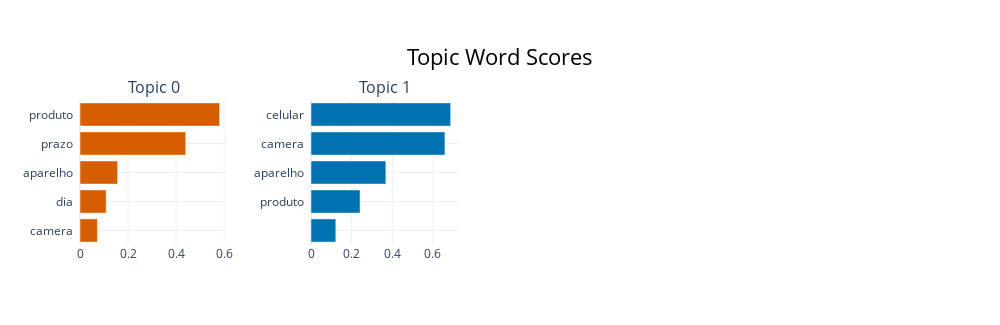

Here is the notebook cell this chart was saved with:
### Code cell
topic_model.visualize_barchart(top_n_topics=8)

### Figure 1 — Plotly figure (JSON) as saved in the notebook; plotly's stock layout.template omitted (floating-point values rounded to 4 significant figures)
{"data": [{"marker": {"color": "#D55E00"}, "orientation": "h", "type": "bar", "x": [0.07239, 0.1089, 0.1569, 0.4406, 0.5816], "xaxis": "x", "y": ["camera  ", "dia  ", "aparelho  ", "prazo  ", "produto  "], "yaxis": "y"}, {"marker": {"color": "#0072B2"}, "orientation": "h", "type": "bar", "x": [0.1221, 0.2416, 0.3686, 0.6594, 0.6875], "xaxis": "x2", "y": ["  ", "produto  ", "aparelho  ", "camera  ", "celular  "], "yaxis": "y2"}], "layout": {"annotations": [{"font": {"size": 16}, "showarrow": false, "text": "Topic 0", "x": 0.0875, "xanchor": "center", "xref": "paper", "y": 1, "yanchor": "bottom", "yref": "paper"}, {"font": {"size": 16}, "showarrow": false, "text": "Topic 1", "x": 0.3625, "xanchor": "center", "xref": "paper", "y": 1, "yanchor": "bottom", "yref": "paper"}], "height": 325, "hoverlabel": {"bgcolor": "white", "font": {"family": "Rockwell", "size": 16}}, "showlegend": false, "title": {"font": {"color": "Black", "size": 22}, "text": "Topic Word Scores", "x": 0.5, "xanchor": "center", "yanchor": "top"}, "width": 1000, "xaxis": {"anchor": "y", "domain": [0, 0.175], "showgrid": true}, "xaxis2": {"anchor": "y2", "domain": [0.275, 0.45], "showgrid": true}, "xaxis3": {"anchor": "y3", "domain": [0.55, 0.725], "showgrid": true}, "xaxis4": {"anchor": "y4", "domain": [0.825, 1], "showgrid": true}, "yaxis": {"anchor": "x", "domain": [0, 1], "showgrid": true}, "yaxis2": {"anchor": "x2", "domain": [0, 1], "showgrid": true}, "yaxis3": {"anchor": "x3", "domain": [0, 1], "showgrid": true}, "yaxis4": {"anchor": "x4", "domain": [0, 1], "showgrid": true}}}
